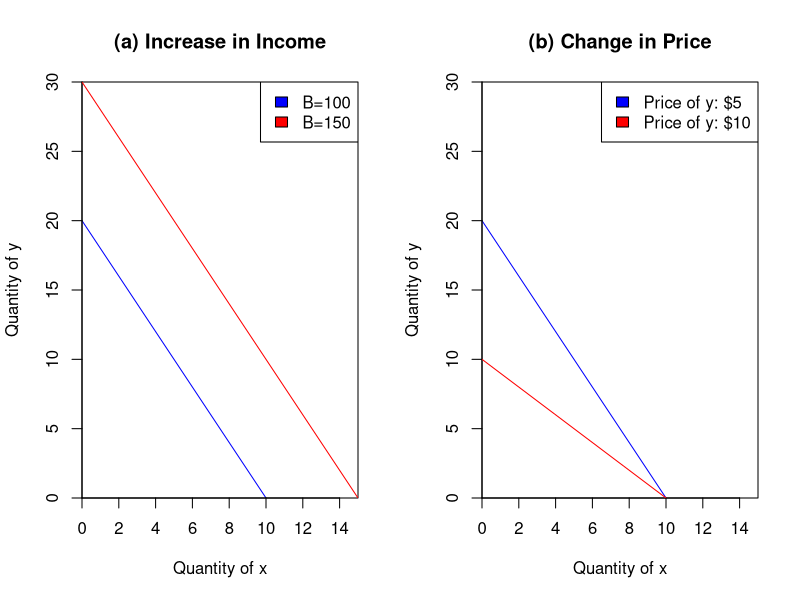

Generate this figure with R: (Note: this script raises an error after producing the figure.)
## ---- chunk 1
bc = function(x,B,px,py){B/py-px/py*x}
par(mfrow=c(1,2))
  curve(bc(x,100,10,5),from=0,to=15,ylab="Quantity of y",xlab="Quantity of x",
        main="(a) Increase in Income",ylim=c(0,30),yaxs="i",xaxs="i",col="blue")  
  curve(bc(x,150,10,5),from=0,to=15,ylab="Quantity of y",xlab="Quantity of x",
        main="(a) Increase in Income",ylim=c(0,30),yaxs="i",xaxs="i",col="red",add=TRUE)  
  legend("topright",legend=c("B=100","B=150"),fill=c("blue","red"))
  curve(bc(x,100,10,5),from=0,to=15,ylab="Quantity of y",xlab="Quantity of x",
        main="(b) Change in Price",ylim=c(0,30),yaxs="i",xaxs="i",col="blue")  
  curve(bc(x,100,10,10),from=0,to=15,ylim=c(0,30),yaxs="i",xaxs="i",col="red",add=TRUE)  
  legend("topright",legend=c("Price of y: $5","Price of y: $10"),fill=c("blue","red"))     
rm(bc)
## ---- chunk 2
data("volcano")
temputility = as.matrix(utility)
par(mfrow=c(1,2))
    persp3D(z=volcano,contour=list(side=c("zmax","z")),zlim=c(90,300),phi=30,theta=20,d=10,
            box=FALSE,main="(a) Mount Saint Helens")
    persp3D(z=temputility,contour=list(side=c("zmax","z")),zlim=c(0, 150),phi=30,theta=20,d=20,
            box=TRUE,xlab="Apples",ylab="Milk",zlab="Utility",yaxs="i",xaxs="i",zaxs="i",
            main="(b) Utility from Milk and Apples")
rm(volcano,temputility)
## ---- chunk 3
A         = 10
b         = 0.5
fun_util  = function(x){A*x^b}
mu        = function(x){A*b*x^(b-1)}
par(mfrow=c(1,2))
  curve(fun_util,from=0,to=10,ylab="Utility of x",xlab="Quantity of x",
        main="Utility",ylim=c(0,35),yaxs="i",xaxs="i")  
  curve(mu,from=0,to=10,ylab="Marginal Utility of x",xlab="Quantity of x",
        main="Marginal Utility",ylim=c(0,35),yaxs="i",xaxs="i")  
rm(mu,A,b,fun_util,utility)
## ---- chunk 4
M         = 100
py        = 20
rho       = 0.4
r         = rho/(rho-1)
U         = function(x,y){(x^rho + y^rho)^(1/rho)}
bc        = function(x,px){M/py-px/py*x}          
indif     = function(x,u){(u^rho-x^rho)^(1/rho)}   
xd        = function(px,py){px^(r-1)*M/(px^r+py^r)}
yd        = function(px,py){py^(r-1)*M/(px^r+py^r)}
#--------------------------------------------------------------------------------------------------
px1       = 10
x1        = xd(px1,py)
y1        = yd(px1,py)
u1        = U(x1,y1)
#--------------------------------------------------------------------------------------------------
px2       = 15;
x2        = xd(px2,py)
y2        = yd(px2,py)
u2        = U(x2,y2)
#--------------------------------------------------------------------------------------------------
px3       = 20
x3        = xd(px3,py)
y3        = yd(px3,py)
u3        = U(x3,y3)
#--------------------------------------------------------------------------------------------------
 par(mfrow=c(1,2))
      curve(bc(x,px1),from=0,to=10,ylab="Quantity of y",xlab="Quantity of x",
            main="CES Function",ylim=c(0,5),yaxs="i",xaxs="i",col="black")
      curve(indif(x,u1),from=0.5*x1,to=1.5*x1,col="black",add=TRUE)
           segments(x1,0,x1,y1,lty=2,col="black")
           segments(0,y1,x1,y1,lty=2,col="black")
      curve(bc(x,px2),from=0,to=10,ylim=c(0,5),yaxs="i",xaxs="i",col="blue",add=TRUE)
      curve(indif(x,u2),from=0.5*x2,to=1.5*x2,col="blue",add=TRUE)
           segments(x2,0,x2,y2,lty=2,col="blue")
           segments(0,y2,x2,y2,lty=2,col="blue")
      curve(bc(x,px3),from=0,to=10,ylim=c(0,5),yaxs="i",xaxs="i",col="red",add=TRUE)
      curve(indif(x,u3),from=0.5*x3,to=1.5*x3,col="red",add=TRUE)  
           segments(x3,0,x3,y3,lty=2,col="red")
           segments(0,y3,x3,y3,lty=2,col="red")          
#--------------------------------------------------------------------------------------------------
M         = 100
a         = 0.4
b         = 0.7
U         = function(x,y){x^a*y^b}               
bc        = function(x,px){M/py-px/py*x}          
indif     = function(x,U){(U/x^a)^(1/b)}         
xd        = function(px,py){(a/(a+b))*M/px}
yd        = function(px,py){(b/(a+b))*M/py}
#--------------------------------------------------------------------------------------------------
px1             = 10
x1        = xd(px1,py)
y1        = yd(px1,py)
u1        = U(x1,y1)
#--------------------------------------------------------------------------------------------------
px2       = 15;
x2        = xd(px2,py)
y2        = yd(px2,py)
u2        = U(x2,y2)
#--------------------------------------------------------------------------------------------------
px3                 = 20
x3        = xd(px3,py)
y3        = yd(px3,py)
u3        = U(x3,y3)
#--------------------------------------------------------------------------------------------------
curve(bc(x,px1),from=0,to=10,ylab="Quantity of y",xlab="Quantity of x",
     main="Cobb-Douglas Function",ylim=c(0,5),yaxs="i",xaxs="i",col="black")
curve(indif(x,u1),from=0.5*x1,to=1.5*x1,col="black",add=TRUE)
    segments(x1,0,x1,y1,lty=2,col="black")
    segments(0,y1,x1,y1,lty=2,col="black")
curve(bc(x,px2),from=0,to=10,ylim=c(0,5),yaxs="i",xaxs="i",col="blue",add=TRUE)
curve(indif(x,u2),from=0.5*x2,to=1.5*x2,col="blue",add=TRUE)
    segments(x2,0,x2,y2,lty=2,col="blue")
    segments(0,y2,x2,y2,lty=2,col="blue")
curve(bc(x,px3),from=0,to=10,ylim=c(0,5),yaxs="i",xaxs="i",col="red",add=TRUE)
curve(indif(x,u3),from=0.5*x3,to=1.5*x3,col="red",add=TRUE)  
    segments(x3,0,x3,y3,lty=2,col="red")
    segments(0,y3,x3,y3,lty=2,col="red")  
rm(a,b,M,px1,px2,px3,py,r,rho,u1,u2,u3,x1,x2,x3,y1,y2,y3,indif,U,xd,yd,bc)
## ---- chunk 5
funQ1 = function(Q){5-Q/2}
funQ2 = function(Q){8-Q/3}
funQ3 = function(Q){15-Q}
funmd = function(P){max(0,10-2*P)+max(0,24-3*P)+max(0,15-P)}
Q     = seq(0,funmd(0),0.5)
P     = matrix(0,length(Q),1)
for(i in 1:(length(Q)-1)){
        exmd            = function(p){funmd(p)-Q[i]}
        pmd             = lsqnonlin(exmd,x0=0)
        P[i,1]          = pmd$x}
curve(funQ1,from=0,to=10,xlim=c(0,49),ylim=c(0,15),col="blue",main="Aggregate Demand",
      ylab="Price",xlab="Quantity",yaxs="i",xaxs="i")
curve(funQ2,from=0,to=24,add=TRUE,col="darkgreen")
curve(funQ3,from=0,to=15,add=TRUE,col="red")
lines(Q,P,lty=1)
legend("topright",legend=c("Consumer 1","Consumer 2","Consumer 3","Market Demand"),
       fill=c("blue","darkgreen","red","black"))
rm(P,pmd,i,Q,exmd,funmd,funQ1,funQ2,funQ3)
## ---- chunk 6
a         = 0.4
b         = 1-a
py        = 10
U         = function(x,y){x^a*y^b}               
bc        = function(M,x,px){M/py-px/py*x}          
indif     = function(x,U){(U/x^a)^(1/b)}         
xd        = function(px,py,M){(a/(a+b))*M/px}
yd        = function(px,py,M){(b/(a+b))*M/py}
#--------------------------------------------------------------------------------------------------
M1        = 1000
px1       = 20
x1        = xd(px1,py,M1)
y1        = yd(px1,py,M1)
u1        = U(x1,y1)
#--------------------------------------------------------------------------------------------------
M2        = 800
px2       = 10;
x2        = xd(px2,py,M2)
y2        = yd(px2,py,M2)
u2        = U(x2,y2)
#--------------------------------------------------------------------------------------------------
curve(bc(M1,x,px1),from=0,to=80,ylab="Other Goods",xlab="Boxes with Ingredients",
  main="Food Delivery",ylim=c(0,100),yaxs="i",xaxs="i",col="black")
curve(indif(x,u1),from=0.5*x1,to=1.5*x1,col="black",add=TRUE)
 segments(x1,0,x1,y1,lty=2,col="black")
 segments(0,y1,x1,y1,lty=2,col="black")
curve(bc(M2,x,px2),from=0,to=80,ylim=c(0,100),yaxs="i",xaxs="i",col="blue",add=TRUE)
curve(indif(x,u2),from=0.5*x2,to=1.5*x2,col="blue",add=TRUE)
 segments(x2,0,x2,y2,lty=2,col="blue")
 segments(0,y2,x2,y2,lty=2,col="blue")
 rm(list=ls())
## ---- chunk 7
M         = 100
a         = 0.4
px        = 3
py        = 2
U         = function(x,y){x^a*y^(1-a)}
bc        = function(x,M,T,px,py,t){(M-T)/py-(px+t)/py*x}
indif     = function(x,U){(U/x^a)^(1/(1-a))}    
xd        = function(px,M,t,T){a*(M-T)/(px+t)}
yd        = function(py,M,t,T){(1-a)*(M-T)/py}
#--------------------------------------------------------------------------------------------------
t1        = 0
T1        = 0
x1        = xd(px,M,t1,T1)
y1        = yd(py,M,t1,T1)
u1        = U(x1,y1)          
#--------------------------------------------------------------------------------------------------
t2        = 3
T2        = 0
x2        = xd(px,M,t2,T2)
y2        = yd(py,M,t2,T2)
u2        = U(x2,y2)
#--------------------------------------------------------------------------------------------------
T3        = x2*t2
t3        = 0
x3        = xd(px,M,t3,T3)
y3        = yd(py,M,t3,T3)
u3        = U(x3,y3)
#--------------------------------------------------------------------------------------------------
curve(bc(x,M,T1,px,py,t1),from=0,to=35,ylab="Quantity of y",xlab="Quantity of x",
     main="Lump-Sum vs. Per-Unit Tax",ylim=c(0,50),yaxs="i",
     xaxs="i",col="black")
curve(indif(x,u1),from=0.5*x1,to=1.5*x1,col="black",add=TRUE)
    segments(x1,0,x1,y1,lty=2,col="black")
    segments(0,y1,x1,y1,lty=2,col="black")
curve(bc(x,M,T2,px,py,t2),from=0,to=35,ylim=c(0,50),yaxs="i",xaxs="i",col="blue",add=TRUE)
curve(indif(x,u2),from=0.5*x2,to=1.5*x2,col="blue",add=TRUE)
    segments(x2,0,x2,y2,lty=2,col="blue")
    segments(0,y2,x2,y2,lty=2,col="blue")
curve(bc(x,M,T3,px,py,t3),from=0,to=35,ylim=c(0,50),yaxs="i",xaxs="i",col="red",add=TRUE)
curve(indif(x,u3),from=0.5*x3,to=1.5*x3,col="red",add=TRUE)  
    segments(x3,0,x3,y3,lty=2,col="red")
    segments(0,y3,x3,y3,lty=2,col="red") 
rm(list=ls())
## ---- chunk 8
milesdriven    = 10000
gallons        = function(x){milesdriven/x}
curve(gallons,from=0,to=50,ylab="Gallons per 10,000 Miles",xlab="Miles per Gallon",ylim=c(0,2500),yaxs="i",xaxs="i")  
rm(milesdriven,gallons)
## ---- chunk 9
M                        = 100
a                        = 0.4
px                       = 2
py                       = 1
U                        = function(x,y){x^a*y^(1-a)}                   
bc                       = function(x,M,T,px,py,t){(M-T)/py-(px+t)/py*x}  
indif                    = function(x,U){(U/x^a)^(1/(1-a))}           
xd                       = function(px,M,t,T){a*(M-T)/(px+t)}
yd                       = function(py,M,t,T){(1-a)*(M-T)/py}
     t                   = 0
     T                   = 0
     x0                  = xd(px,M,t,T)
     y0                  = yd(py,M,t,T)
     u0                  = U(x0,y0)
     curve(bc(x,M,T,px,py,t),from=0,to=M/px,ylab="Other Goods",xlab="Candy",ylim=c(0,120),
           yaxs="i",xaxs="i",col="black")
     curve(indif(x,u0),from=0.5*x0,to=1.5*x0,add=TRUE,yaxs="i",xaxs="i",col="black")
     t                   = 2
     T                   = 0
     x1                  = xd(px,M,t,T)
     y1                  = yd(py,M,t,T)
     u1                  = U(x1,y1)
     t_rev1              = t*x1
     curve(bc(x,M,T,px,py,t),from=0,to=M/px,add=TRUE,yaxs="i",xaxs="i",col="black")
     curve(indif(x,u1),from=0.5*x1,to=1.5*x1,add=TRUE,yaxs="i",xaxs="i",col="black")
rm(list=ls())
